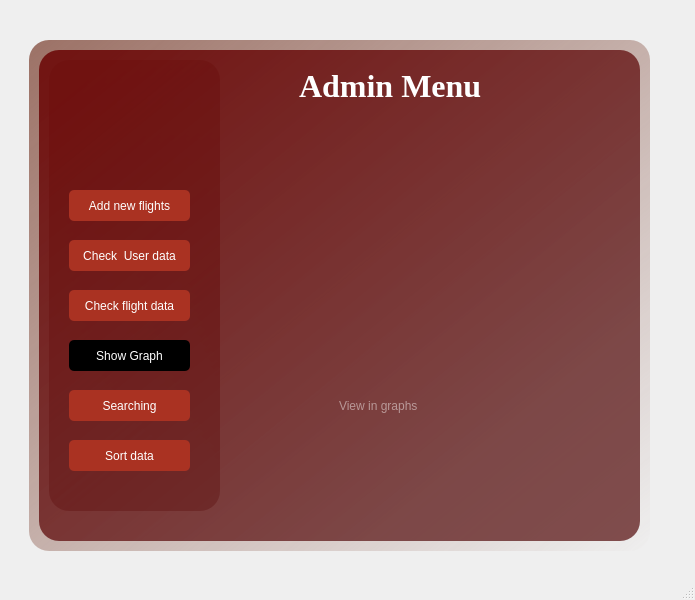
<?xml version="1.0" encoding="UTF-8"?>
<ui version="4.0">
 <class>MainWindow</class>
 <widget class="QMainWindow" name="MainWindow">
  <property name="geometry">
   <rect>
    <x>0</x>
    <y>0</y>
    <width>695</width>
    <height>600</height>
   </rect>
  </property>
  <property name="windowTitle">
   <string>MainWindow</string>
  </property>
  <widget class="QWidget" name="centralwidget">
   <widget class="QWidget" name="widget" native="true">
    <property name="geometry">
     <rect>
      <x>19</x>
      <y>10</y>
      <width>661</width>
      <height>551</height>
     </rect>
    </property>
    <widget class="QLabel" name="label_8">
     <property name="geometry">
      <rect>
       <x>30</x>
       <y>30</y>
       <width>300</width>
       <height>420</height>
      </rect>
     </property>
     <property name="styleSheet">
      <string notr="true">background-image: url(:/images/1234.jpg);
border-radius: 20px;</string>
     </property>
     <property name="text">
      <string/>
     </property>
    </widget>
    <widget class="QLabel" name="label_9">
     <property name="geometry">
      <rect>
       <x>10</x>
       <y>30</y>
       <width>621</width>
       <height>511</height>
      </rect>
     </property>
     <property name="styleSheet">
      <string notr="true">background-color: qlineargradient(spread:pad, x1:0, y1:0, x2:1, y2:1, stop:0 rgba(151, 106, 94, 241), stop:1 rgba(255, 255, 255, 0));
border-radius: 20px;</string>
     </property>
     <property name="text">
      <string/>
     </property>
    </widget>
    <widget class="QLabel" name="label_10">
     <property name="geometry">
      <rect>
       <x>20</x>
       <y>40</y>
       <width>601</width>
       <height>491</height>
      </rect>
     </property>
     <property name="styleSheet">
      <string notr="true">background-color: qlineargradient(spread:reflect, x1:0.949, y1:0.96, x2:0, y2:0, stop:0.193182 rgba(104, 41, 41, 209), stop:0.931818 rgba(104, 0, 0, 209));
border-radius:20px;</string>
     </property>
     <property name="text">
      <string/>
     </property>
    </widget>
    <widget class="QLabel" name="label_11">
     <property name="geometry">
      <rect>
       <x>280</x>
       <y>60</y>
       <width>191</width>
       <height>31</height>
      </rect>
     </property>
     <property name="font">
      <font>
       <family>Times New Roman</family>
       <pointsize>24</pointsize>
       <weight>75</weight>
       <bold>true</bold>
      </font>
     </property>
     <property name="styleSheet">
      <string notr="true">color: rgb(255, 255, 255);</string>
     </property>
     <property name="text">
      <string>Admin Menu</string>
     </property>
    </widget>
    <widget class="QLabel" name="label_14">
     <property name="geometry">
      <rect>
       <x>30</x>
       <y>50</y>
       <width>171</width>
       <height>451</height>
      </rect>
     </property>
     <property name="styleSheet">
      <string notr="true">background-color: qlineargradient(spread:pad, x1:0, y1:0, x2:1, y2:1, stop:0 rgba(129, 64, 47, 241), stop:1 rgba(255, 255, 255, 0));
background-color: qlineargradient(spread:reflect, x1:0, y1:0.937, x2:0.215909, y2:0.205, stop:0.352273 rgba(104, 41, 41, 209), stop:0.863636 rgba(104, 0, 0, 209));
border-radius:20px;</string>
     </property>
     <property name="text">
      <string/>
     </property>
    </widget>
    <widget class="QPushButton" name="pushButton_3">
     <property name="geometry">
      <rect>
       <x>50</x>
       <y>230</y>
       <width>121</width>
       <height>31</height>
      </rect>
     </property>
     <property name="styleSheet">
      <string notr="true">border-radius:5px;
background-color: rgb(170, 50, 34);
color: rgb(255, 255, 255);
font: 12pt &quot;Times New Roman&quot;;</string>
     </property>
     <property name="text">
      <string>Check  User data</string>
     </property>
    </widget>
    <widget class="QPushButton" name="pushButton_4">
     <property name="geometry">
      <rect>
       <x>50</x>
       <y>280</y>
       <width>121</width>
       <height>31</height>
      </rect>
     </property>
     <property name="styleSheet">
      <string notr="true">border-radius:5px;
background-color: rgb(170, 50, 34);
color: rgb(255, 255, 255);
font: 12pt &quot;Times New Roman&quot;;</string>
     </property>
     <property name="text">
      <string>Check flight data</string>
     </property>
    </widget>
    <widget class="QPushButton" name="pushButton_5">
     <property name="geometry">
      <rect>
       <x>50</x>
       <y>330</y>
       <width>121</width>
       <height>31</height>
      </rect>
     </property>
     <property name="styleSheet">
      <string notr="true">border-radius:5px;
background-color: rgb(170, 500, 34);
color: rgb(255, 255, 255);
font: 12pt &quot;Times New Roman&quot;;</string>
     </property>
     <property name="text">
      <string>Show Graph</string>
     </property>
    </widget>
    <widget class="QPushButton" name="pushButton_6">
     <property name="geometry">
      <rect>
       <x>50</x>
       <y>380</y>
       <width>121</width>
       <height>31</height>
      </rect>
     </property>
     <property name="styleSheet">
      <string notr="true">border-radius:5px;
background-color: rgb(170, 50, 34);
color: rgb(255, 255, 255);
font: 12pt &quot;Times New Roman&quot;;</string>
     </property>
     <property name="text">
      <string>Searching</string>
     </property>
    </widget>
    <widget class="QPushButton" name="pushButton_7">
     <property name="geometry">
      <rect>
       <x>50</x>
       <y>430</y>
       <width>121</width>
       <height>31</height>
      </rect>
     </property>
     <property name="styleSheet">
      <string notr="true">border-radius:5px;
background-color: rgb(170, 50, 34);
color: rgb(255, 255, 255);
font: 12pt &quot;Times New Roman&quot;;</string>
     </property>
     <property name="text">
      <string>Sort data</string>
     </property>
    </widget>
    <widget class="QPushButton" name="pushButton_2">
     <property name="geometry">
      <rect>
       <x>50</x>
       <y>180</y>
       <width>121</width>
       <height>31</height>
      </rect>
     </property>
     <property name="styleSheet">
      <string notr="true">border-radius:5px;
background-color: rgb(170, 50, 34);
color: rgb(255, 255, 255);
font: 12pt &quot;Times New Roman&quot;;</string>
     </property>
     <property name="text">
      <string>Add new flights</string>
     </property>
    </widget>
    <widget class="QLabel" name="label">
     <property name="geometry">
      <rect>
       <x>230</x>
       <y>190</y>
       <width>301</width>
       <height>191</height>
      </rect>
     </property>
     <property name="styleSheet">
      <string notr="true">background-image: url(:/images1/2 (1).png);</string>
     </property>
     <property name="text">
      <string/>
     </property>
    </widget>
    <widget class="QLabel" name="label_12">
     <property name="geometry">
      <rect>
       <x>320</x>
       <y>380</y>
       <width>101</width>
       <height>31</height>
      </rect>
     </property>
     <property name="styleSheet">
      <string notr="true">color: rgba(255,255,255,118);
font: 12pt &quot;Times New Roman&quot;;</string>
     </property>
     <property name="text">
      <string>View in graphs</string>
     </property>
    </widget>
    <widget class="QLabel" name="label_2">
     <property name="geometry">
      <rect>
       <x>70</x>
       <y>70</y>
       <width>81</width>
       <height>81</height>
      </rect>
     </property>
     <property name="styleSheet">
      <string notr="true">background-image: url(:/image/1.png);
background-image: url(:/images1/1.png);</string>
     </property>
     <property name="text">
      <string/>
     </property>
    </widget>
    <zorder>label_14</zorder>
    <zorder>label_8</zorder>
    <zorder>label_9</zorder>
    <zorder>label_10</zorder>
    <zorder>label_11</zorder>
    <zorder>pushButton_3</zorder>
    <zorder>pushButton_4</zorder>
    <zorder>pushButton_5</zorder>
    <zorder>pushButton_6</zorder>
    <zorder>pushButton_7</zorder>
    <zorder>pushButton_2</zorder>
    <zorder>label</zorder>
    <zorder>label_12</zorder>
    <zorder>label_2</zorder>
   </widget>
  </widget>
  <widget class="QMenuBar" name="menubar">
   <property name="geometry">
    <rect>
     <x>0</x>
     <y>0</y>
     <width>695</width>
     <height>21</height>
    </rect>
   </property>
  </widget>
  <widget class="QStatusBar" name="statusbar"/>
 </widget>
 <resources>
  <include location="resc.qrc"/>
 </resources>
 <connections/>
</ui>
